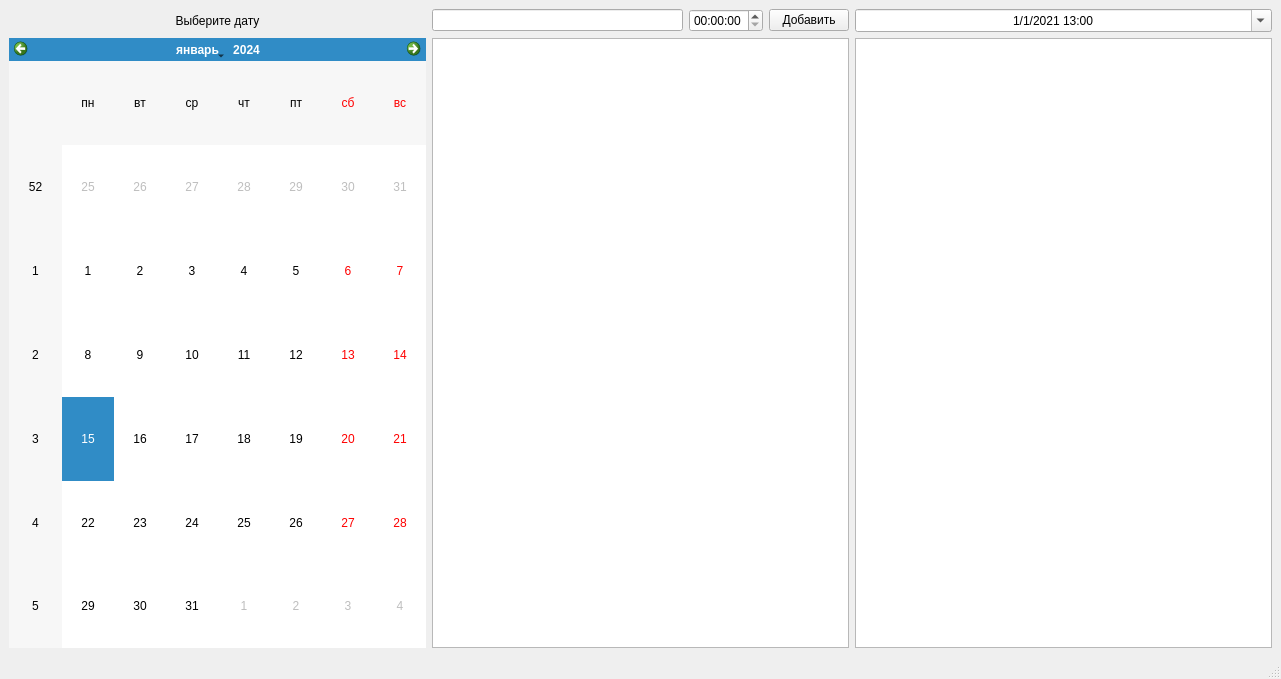
<?xml version="1.0" encoding="UTF-8"?>
<ui version="4.0">
 <class>MainWindow</class>
 <widget class="QMainWindow" name="MainWindow">
  <property name="geometry">
   <rect>
    <x>0</x>
    <y>0</y>
    <width>1281</width>
    <height>679</height>
   </rect>
  </property>
  <property name="windowTitle">
   <string>MainWindow</string>
  </property>
  <property name="locale">
   <locale language="Russian" country="Russia"/>
  </property>
  <property name="tabShape">
   <enum>QTabWidget::Triangular</enum>
  </property>
  <widget class="QWidget" name="centralwidget">
   <layout class="QGridLayout" name="gridLayout">
    <item row="0" column="2">
     <widget class="QDateTimeEdit" name="dateTimeEdit">
      <property name="alignment">
       <set>Qt::AlignCenter</set>
      </property>
      <property name="dateTime">
       <datetime>
        <hour>13</hour>
        <minute>0</minute>
        <second>0</second>
        <year>2021</year>
        <month>1</month>
        <day>1</day>
       </datetime>
      </property>
      <property name="displayFormat">
       <string notr="true">d/M/yyyy hh:mm</string>
      </property>
      <property name="calendarPopup">
       <bool>true</bool>
      </property>
     </widget>
    </item>
    <item row="0" column="1">
     <layout class="QHBoxLayout" name="horizontalLayout">
      <item>
       <widget class="QLineEdit" name="lineEdit"/>
      </item>
      <item>
       <widget class="QTimeEdit" name="timeEdit">
        <property name="alignment">
         <set>Qt::AlignLeading|Qt::AlignLeft|Qt::AlignVCenter</set>
        </property>
       </widget>
      </item>
      <item>
       <widget class="QPushButton" name="pushButton">
        <property name="text">
         <string>Добавить</string>
        </property>
       </widget>
      </item>
     </layout>
    </item>
    <item row="1" column="0">
     <widget class="QCalendarWidget" name="calendarWidget">
      <property name="minimumSize">
       <size>
        <width>417</width>
        <height>0</height>
       </size>
      </property>
     </widget>
    </item>
    <item row="1" column="2">
     <widget class="QListWidget" name="listWidget_2"/>
    </item>
    <item row="1" column="1">
     <widget class="QListWidget" name="listWidget"/>
    </item>
    <item row="0" column="0">
     <widget class="QLabel" name="label">
      <property name="text">
       <string>Выберите дату</string>
      </property>
      <property name="alignment">
       <set>Qt::AlignCenter</set>
      </property>
     </widget>
    </item>
   </layout>
  </widget>
  <widget class="QMenuBar" name="menubar">
   <property name="geometry">
    <rect>
     <x>0</x>
     <y>0</y>
     <width>1281</width>
     <height>20</height>
    </rect>
   </property>
  </widget>
  <widget class="QStatusBar" name="statusbar"/>
 </widget>
 <tabstops>
  <tabstop>calendarWidget</tabstop>
  <tabstop>lineEdit</tabstop>
  <tabstop>dateTimeEdit</tabstop>
 </tabstops>
 <resources/>
 <connections/>
</ui>
